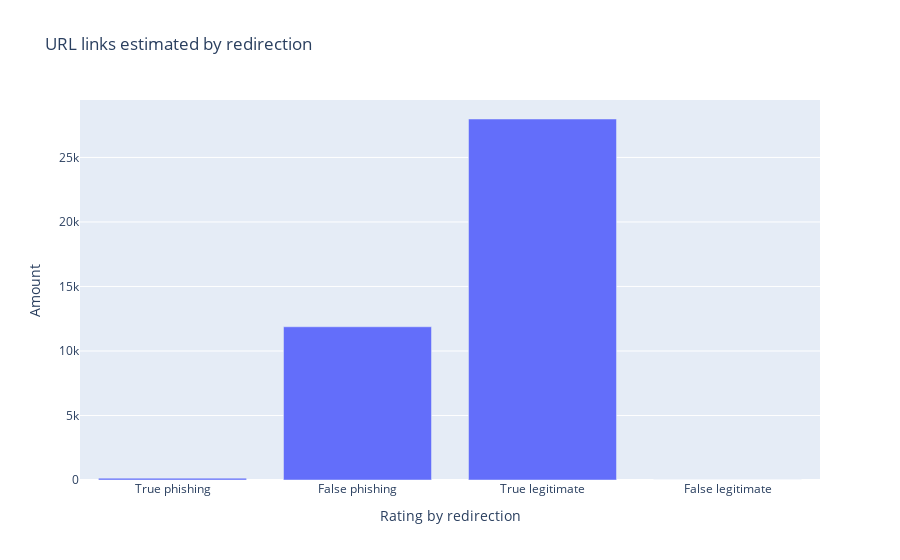

The cell this chart's notebook holds for it:
### Code cell
# Plotting the redirecting dependencies

# creating lists
redir_number = [redir_true_bad, redir_false_bad, redir_true_good, redir_false_good]
redir_class = ['True phishing', 'False phishing', 'True legitimate', 'False legitimate']

#visualizing the chart
chart_redir = px.bar(x=redir_class, y=redir_number, title="URL links estimated by redirection",
                     labels = {'x':'Rating by redirection', 'y':'Amount'})
chart_redir.show()

### Figure 1 — Plotly figure (JSON) as saved in the notebook; plotly's stock layout.template omitted (floating-point values rounded to 4 significant figures)
{"data": [{"alignmentgroup": "True", "hovertemplate": "Rating by redirection=%{x}<br>Amount=%{y}<extra></extra>", "legendgroup": "", "marker": {"color": "#636efa"}, "name": "", "offsetgroup": "", "orientation": "v", "showlegend": false, "textposition": "auto", "type": "bar", "x": ["True phishing", "False phishing", "True legitimate", "False legitimate"], "xaxis": "x", "y": [144, 11876, 27979, 1], "yaxis": "y"}], "layout": {"barmode": "relative", "legend": {"tracegroupgap": 0}, "title": {"text": "URL links estimated by redirection"}, "xaxis": {"anchor": "y", "domain": [0, 1], "title": {"text": "Rating by redirection"}}, "yaxis": {"anchor": "x", "domain": [0, 1], "title": {"text": "Amount"}}}}
